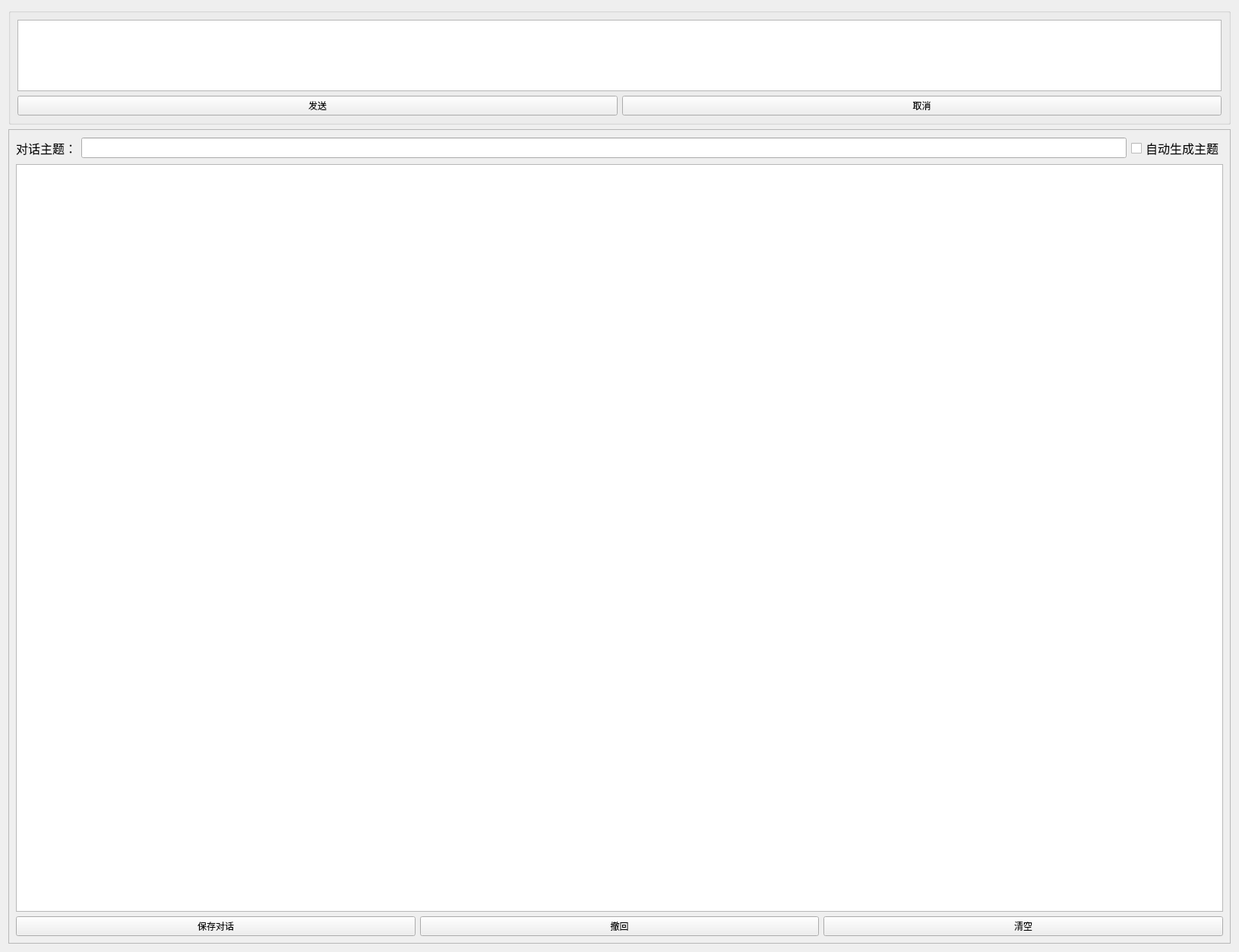
<?xml version="1.0" encoding="UTF-8"?>
<ui version="4.0">
 <class>Form</class>
 <widget class="QWidget" name="Form">
  <property name="geometry">
   <rect>
    <x>0</x>
    <y>0</y>
    <width>1631</width>
    <height>1253</height>
   </rect>
  </property>
  <property name="windowTitle">
   <string>Form</string>
  </property>
  <layout class="QVBoxLayout" name="verticalLayout_9">
   <item>
    <layout class="QVBoxLayout" name="verticalLayout_5" stretch="1,7">
     <item>
      <widget class="QGroupBox" name="groupBox_3">
       <property name="title">
        <string/>
       </property>
       <layout class="QVBoxLayout" name="verticalLayout_6">
        <item>
         <widget class="QTextEdit" name="textEdit_2"/>
        </item>
        <item>
         <layout class="QVBoxLayout" name="verticalLayout_7">
          <item>
           <layout class="QHBoxLayout" name="horizontalLayout_4">
            <item>
             <widget class="QPushButton" name="pushButton_8">
              <property name="text">
               <string>发送</string>
              </property>
             </widget>
            </item>
            <item>
             <widget class="QPushButton" name="pushButton_9">
              <property name="text">
               <string>取消</string>
              </property>
             </widget>
            </item>
           </layout>
          </item>
         </layout>
        </item>
       </layout>
      </widget>
     </item>
     <item>
      <widget class="QScrollArea" name="scrollArea_2">
       <property name="widgetResizable">
        <bool>true</bool>
       </property>
       <widget class="QWidget" name="scrollAreaWidgetContents_2">
        <property name="geometry">
         <rect>
          <x>0</x>
          <y>0</y>
          <width>1609</width>
          <height>1072</height>
         </rect>
        </property>
        <layout class="QVBoxLayout" name="verticalLayout_20">
         <item>
          <layout class="QVBoxLayout" name="verticalLayout_8">
           <item>
            <layout class="QHBoxLayout" name="horizontalLayout_8">
             <item>
              <widget class="QLabel" name="label_10">
               <property name="font">
                <font>
                 <pointsize>12</pointsize>
                </font>
               </property>
               <property name="text">
                <string>对话主题：</string>
               </property>
              </widget>
             </item>
             <item>
              <widget class="QLineEdit" name="lineEdit_4">
               <property name="font">
                <font>
                 <pointsize>12</pointsize>
                </font>
               </property>
              </widget>
             </item>
             <item>
              <widget class="QCheckBox" name="checkBox_3">
               <property name="font">
                <font>
                 <pointsize>12</pointsize>
                </font>
               </property>
               <property name="text">
                <string>自动生成主题</string>
               </property>
              </widget>
             </item>
            </layout>
           </item>
           <item>
            <widget class="QTextBrowser" name="textBrowser_2">
             <property name="focusPolicy">
              <enum>Qt::NoFocus</enum>
             </property>
            </widget>
           </item>
          </layout>
         </item>
         <item>
          <layout class="QHBoxLayout" name="horizontalLayout_5">
           <item>
            <widget class="QPushButton" name="pushButton_10">
             <property name="text">
              <string>保存对话</string>
             </property>
            </widget>
           </item>
           <item>
            <widget class="QPushButton" name="pushButton_2">
             <property name="text">
              <string>撤回</string>
             </property>
            </widget>
           </item>
           <item>
            <widget class="QPushButton" name="pushButton_11">
             <property name="text">
              <string>清空</string>
             </property>
            </widget>
           </item>
          </layout>
         </item>
        </layout>
       </widget>
      </widget>
     </item>
    </layout>
   </item>
  </layout>
 </widget>
 <resources/>
 <connections/>
</ui>
